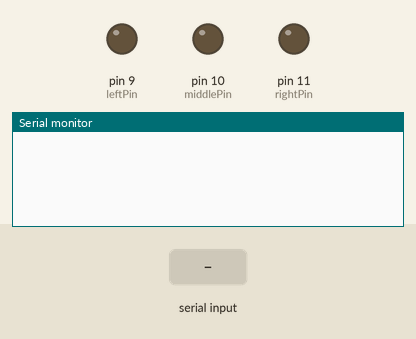
Simulated run of this sketch. Board: Arduino Uno, built with avr-gcc and run on an emulated ATmega328P. Shown: output pins drawn as LEDs (lit = HIGH), the last lines printed to the serial monitor. The test bench sets the inputs (shaded band).

Above: at 1.2 s.
1.3 s: "O" received over the second serial link
At 1.6 s:
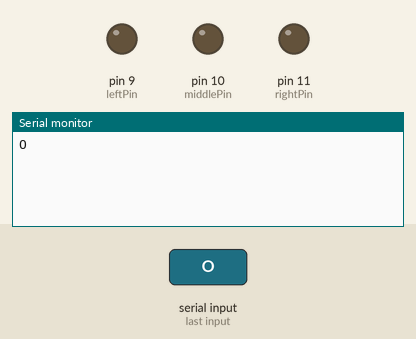
2.8 s: "1" received over the second serial link
At 3.9 s:
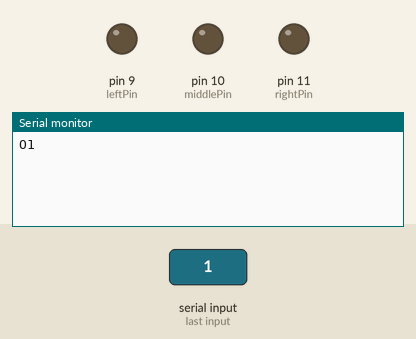

Measured:
- after the input at 1.3 s, the serial monitor: prints a new line at once (image 1)
- after the input at 2.8 s, the serial monitor: prints a new line at once (image 2)

The sketch:

Haptic-Device.ino
```cpp
#include <SoftwareSerial.h>

SoftwareSerial bluetooth(2,4);

#define DEBUG

const int BUFFER_SIZE = 100;
uint8_t buf[BUFFER_SIZE];


char command;


const uint8_t leftPin = 9;
const uint8_t middlePin = 10;
const uint8_t rightPin = 11;


void setup() {
  pinMode(leftPin,OUTPUT);
  analogWrite(leftPin,0);

  pinMode(middlePin,OUTPUT);
  analogWrite(middlePin,0);

  pinMode(rightPin,OUTPUT);
  analogWrite(rightPin,0);
  bluetooth.begin(9600);
  Serial.begin(9600);
  while(!Serial){}

}

void loop() {

  #ifndef DEBUG
  if (bluetooth.available() > 0) {
    // read the incoming bytes:
    uint8_t rlen = bluetooth.readBytesUntil(5, buf, BUFFER_SIZE);
  	if (rlen != 2) {buf[0]=0;}

    switch (buf[0]){
      case leftPin:
        analogWrite(leftPin,buf[1]);
        break;
      case middlePin:
        analogWrite(middlePin,buf[1]);
        break;
      case rightPin:
        analogWrite(rightPin,buf[1]);
        break;
    }

    /*prints the received data
    Serial.print("I received: ");

    for(int i = 0; i < rlen; i++)
      Serial.print(buf[i],DEC);
    Serial.println();*/

  }
  #endif
  /*
  if (bluetooth.available() > 0){
    //response = bluetooth.readString();
    command = bluetooth.read();
    analogWrite(leftPin,command);
  }  */

  #ifdef DEBUG
  if(bluetooth.available()>0){

    command = bluetooth.read();
    if(command =='O'){
      Serial.println();
    }
    Serial.write(command);
  }

    if(Serial.available() > 0){
      bluetooth.write(Serial.read());
    }
  #endif


}
```
